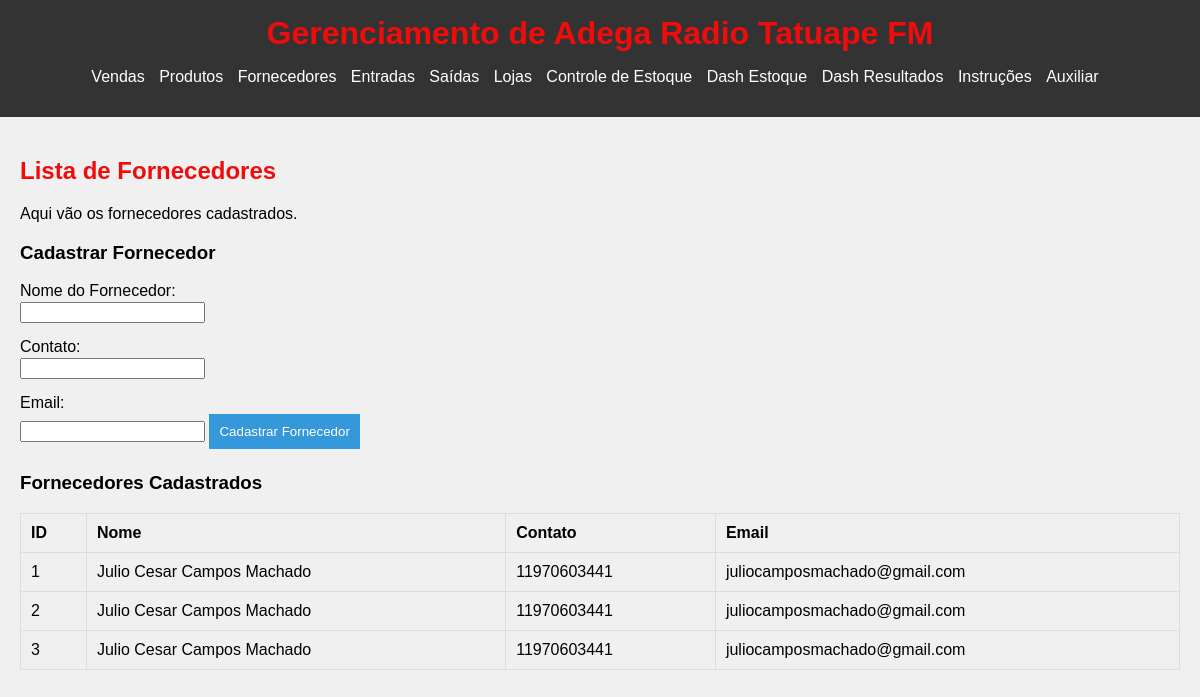
The page /forn on the database its author committed.
### tables this page shows
CREATE TABLE fornecedores (
    id INTEGER PRIMARY KEY AUTOINCREMENT,
    nome TEXT NOT NULL,
    contato TEXT NOT NULL,
    email TEXT NOT NULL
);

### app.py (the view)
@app.route('/forn')
def lista_fornecedores():
    conn = sqlite3.connect('adega.db')
    cursor = conn.cursor()
    cursor.execute('SELECT * FROM fornecedores')
    fornecedores = cursor.fetchall()
    conn.close()
    return render_template('forn.html', fornecedores=fornecedores)

### templates/forn.html
{% extends "base.html" %}
{% block content %}
<h2>Lista de Fornecedores</h2>
<p>Aqui vão os fornecedores cadastrados.</p>
<form action="/fornecedor" method="POST">
    <h3>Cadastrar Fornecedor</h3>
    <label for="nome">Nome do Fornecedor:</label>
    <input type="text" id="nome" name="nome" required>
    <label for="contato">Contato:</label>
    <input type="text" id="contato" name="contato" required>
    <label for="email">Email:</label>
    <input type="email" id="email" name="email" required>
    <button type="submit">Cadastrar Fornecedor</button>
</form>
<h3>Fornecedores Cadastrados</h3>
<table>
    <thead>
        <tr>
            <th>ID</th>
            <th>Nome</th>
            <th>Contato</th>
            <th>Email</th>
        </tr>
    </thead>
    <tbody>
        {% for fornecedor in fornecedores %}
        <tr>
            <td>{{ fornecedor[0] }}</td>
            <td>{{ fornecedor[1] }}</td>
            <td>{{ fornecedor[2] }}</td>
            <td>{{ fornecedor[3] }}</td>
        </tr>
        {% endfor %}
    </tbody>
</table>
{% endblock %}

### static/styles.css (style rules this page uses)
body { font-family: Arial, sans-serif; margin: 20px; }
h1, h2 { color: #f10c0c; }
form { margin-bottom: 20px; }
label { display: block; margin: 5px 0 2px; }
input { margin-bottom: 10px; }
button { background-color: #3498db; color: white; border: none; padding: 10px; cursor: pointer; }
table { width: 100%; border-collapse: collapse; }
body { font-family: Arial, sans-serif; margin: 0; padding: 0; background-color: #f0f0f0; }
th, td { padding: 10px; border: 1px solid #ddd; text-align: left; }

### rows shown on the page
fornecedores: id "1", nome "Julio Cesar Campos Machado", contato "11970603441", email "juliocamposmachado@gmail.com"
fornecedores: id "2", nome "Julio Cesar Campos Machado", contato "11970603441", email "juliocamposmachado@gmail.com"
fornecedores: id "3", nome "Julio Cesar Campos Machado", contato "11970603441", email "juliocamposmachado@gmail.com"
